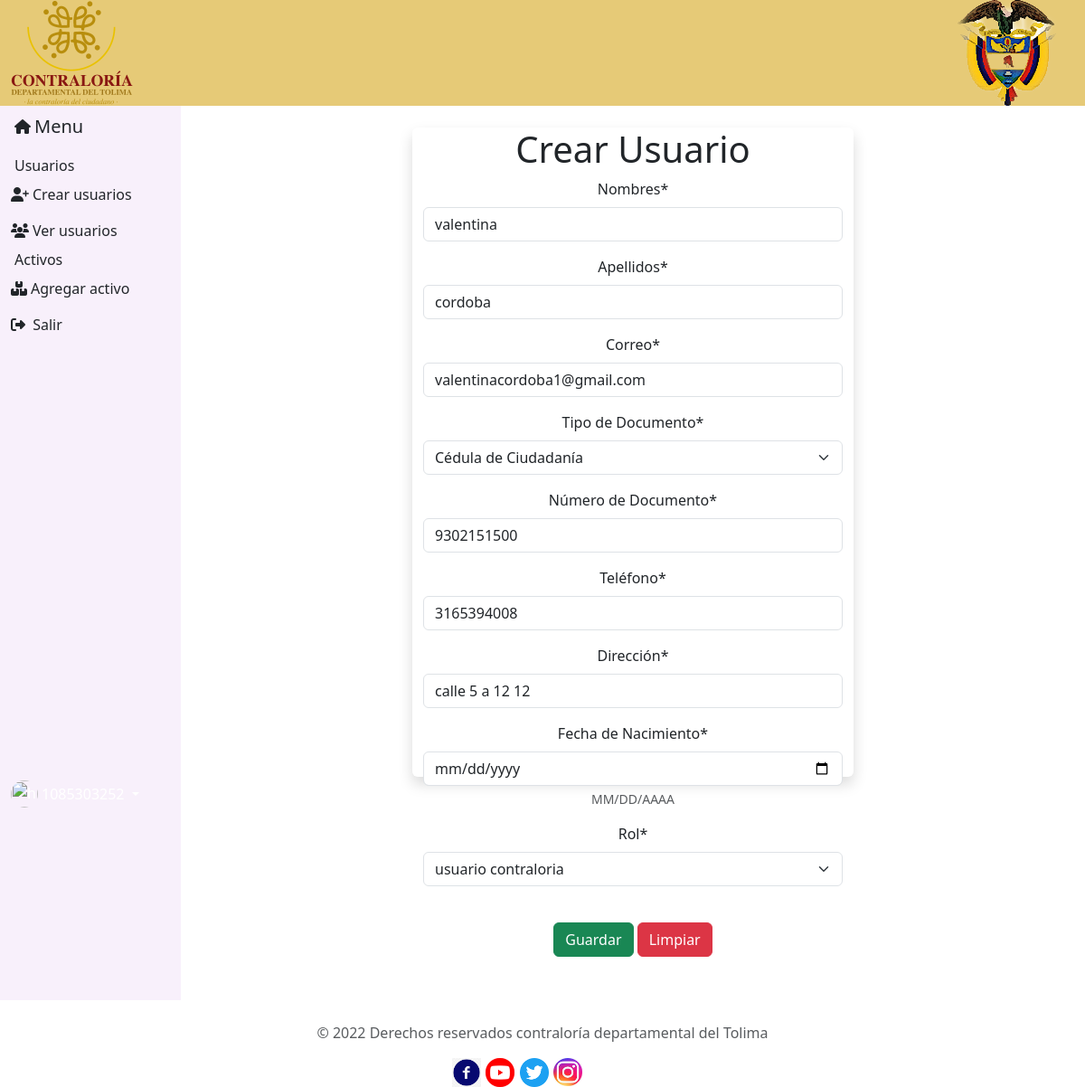
The app's page /usuarios/usuarios_editar/4/ (signed in), older data.
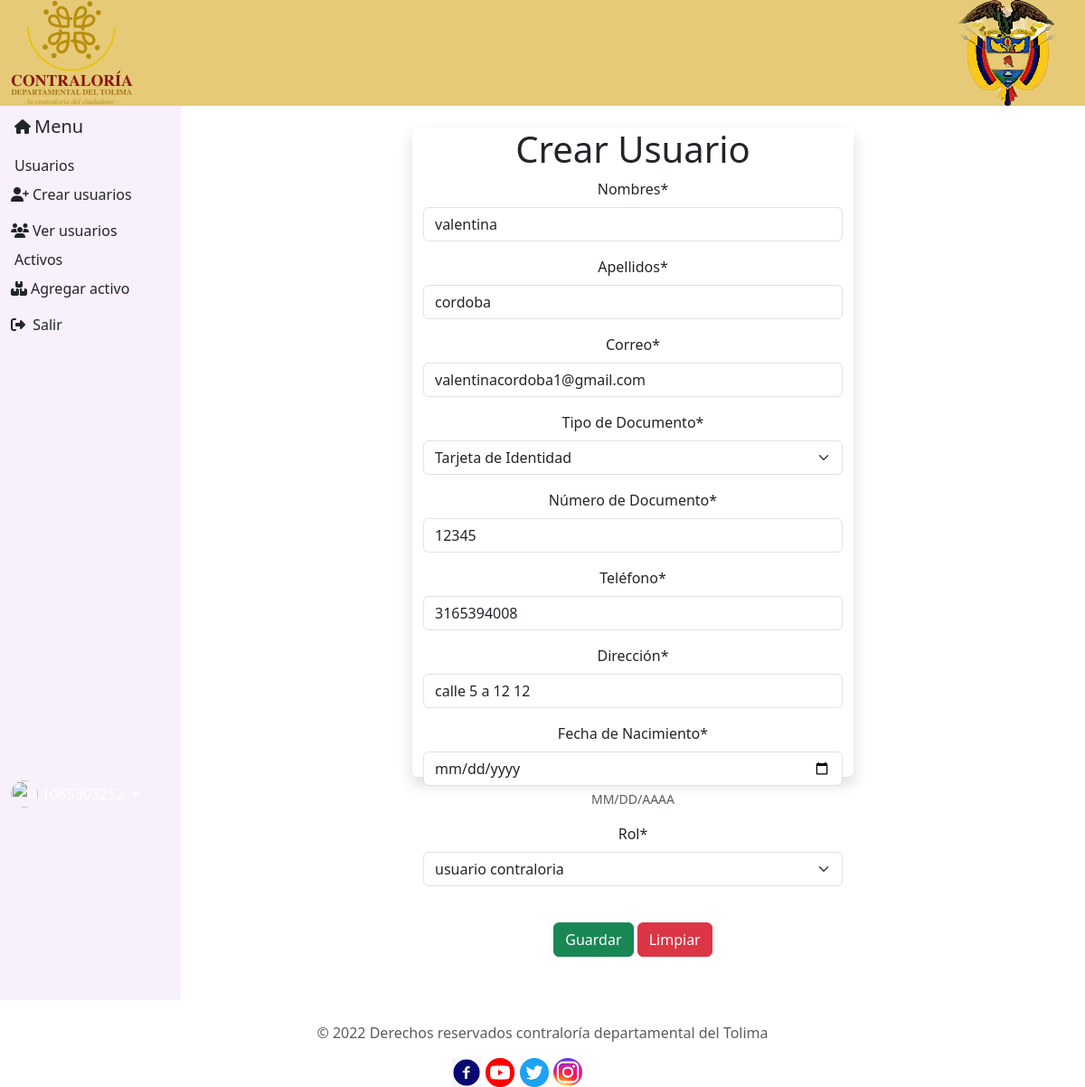
The same page, newer data.
### usuarios/models.py (models this page shows, shortened)
class Usuario(models.Model):
    nombres=models.CharField(max_length=60, verbose_name="Nombres")
    apellidos=models.CharField(max_length=60, verbose_name="Apellidos")
    email= models.EmailField(max_length=150, verbose_name='Correo')
    class TipoDocumento(models.TextChoices):
        CC='C.C', _('Cédula de Ciudadanía')
        CE='C.E', _('Cédula de Extranjería')
        TI='T.I', _('Tarjeta de Identidad')
        OT='Otro', _('Otro Tipo de Documento')
    tipoDocumento=models.CharField(max_length=4, choices=TipoDocumento.choices, default=TipoDocumento.CC, verbose_name="Tipo de Documento")
    documento=models.CharField(max_length=50, unique=True, verbose_name="Número de Documento")
    telefono=models.CharField(max_length=20, verbose_name="Teléfono")
    direccion=models.CharField(max_length=70, verbose_name="Dirección")
    fecha_nacimiento=models.DateField(verbose_name="Fecha de Nacimiento", help_text=u"MM/DD/AAAA")
    class Rol(models.TextChoices):
        Administrador='Administrador', _('Administrador')
        sistemas='sistemas', _('usuario sistemas')
        contraloria='contraloria', _('usuario contraloria')
    rol=models.CharField(max_length=25, choices=Rol.choices, default=Rol.sistemas, verbose_name="Rol")
    class Estado(models.TextChoices):
        ACTIVO='1', _('Activo')
        INACTIVO='0', _('Inactivo')
    estado=models.CharField(max_length=1, choices=Estado.choices, default=Estado.ACTIVO, verbose_name="Estado")
    user=models.ForeignKey(User, on_delete= models.CASCADE)

### usuarios/views.py (the view)
# urls.py: path('usuarios_editar/<int:pk>/', usuarios_editar, name="usuarios_editar"),
@login_required(login_url='inicio')
def usuarios_editar(request, pk):
    titulo="Usuarios - Editar"
    usuario= Usuario.objects.get(id=pk)
    if request.method == "POST":
        form= UsuarioForm(request.POST, instance=usuario)
        if form.is_valid():
            form.save()
            return redirect('usuarios')
        else:
            print("Error al guardar")
    else:
        form= UsuarioForm(instance=usuario)
    context={
        'titulo':titulo,
        'form':form
    }
    return render(request,'usuarios/crear.html',context)

### usuarios/forms.py
class UsuarioForm(ModelForm):
    class Meta:
        model= Usuario
        exclude=['estado','user']
        widgets={
            'fecha_nacimiento': widgets.DateInput(attrs={'type':'date'})
        }

### base/templates/usuarios/crear.html (shortened to what this page needs)
{% extends 'partials/body.html' %}
{% block content %}
{% load crispy_forms_tags %}
    <div class="container shadow w-50 h-75 text-center rounded mt-2">
        <h1>Crear Usuario</h1>
        <form action="" method="POST">
            {{form  | crispy}}
            <div class="container py-3">
                <div class="d-grid gap-2 d-md-block">
                <button class="mt-2 btn btn-success">
                    Guardar
                </button>
                    <button type="reset" class="mt-2 btn btn-danger">
                            Limpiar
                    </button>
                    </div>
            </div>
        </form>
    </div>
{% endblock %}

Row changes from the older to the newer data that the page shows:
changed Usuario "valentina": tipoDocumento "Cédula de Ciudadanía" → "Tarjeta de Identidad"; documento "9302151500" → "12345"
